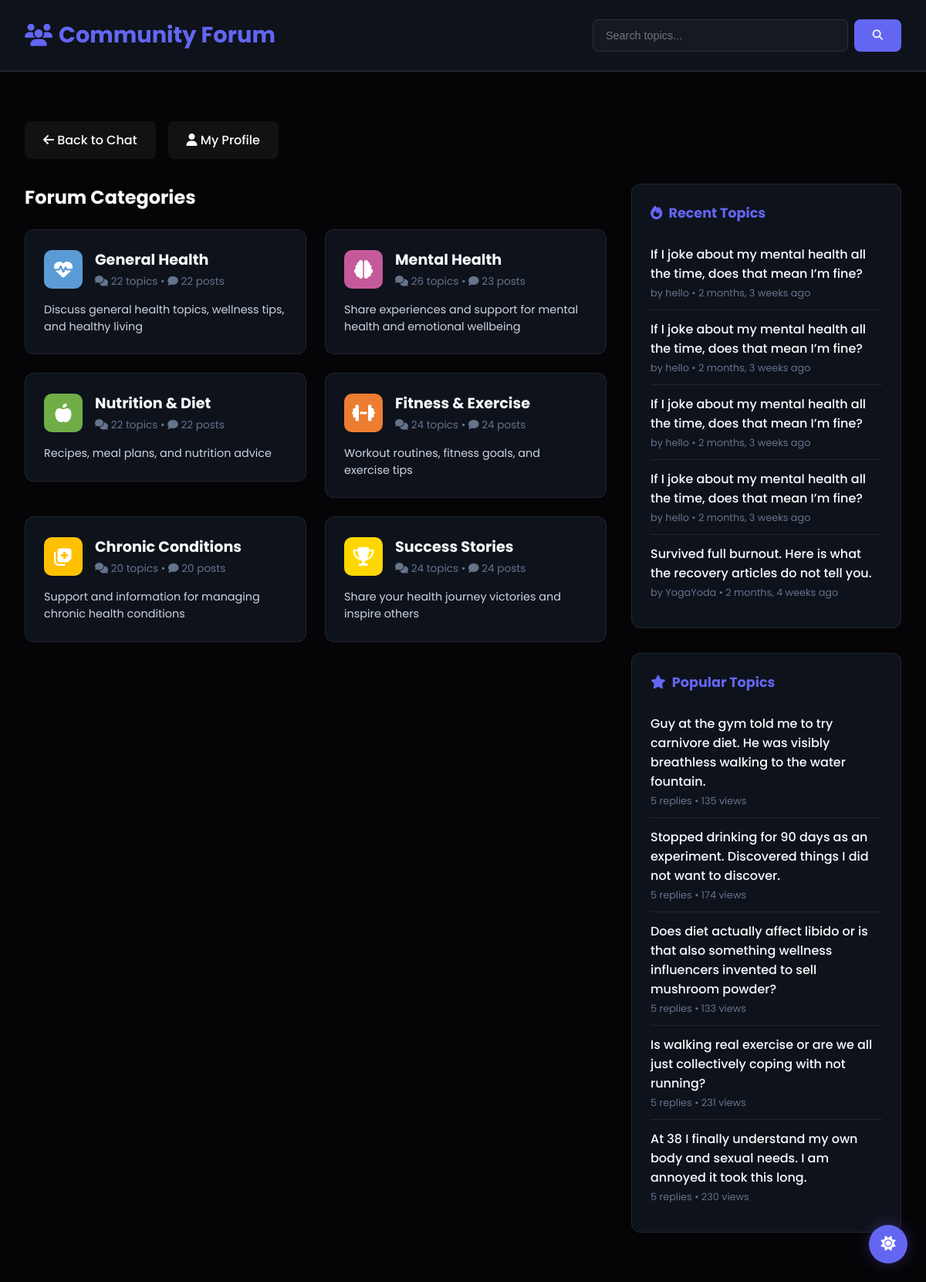
The app's page /community/ (signed in), older data.
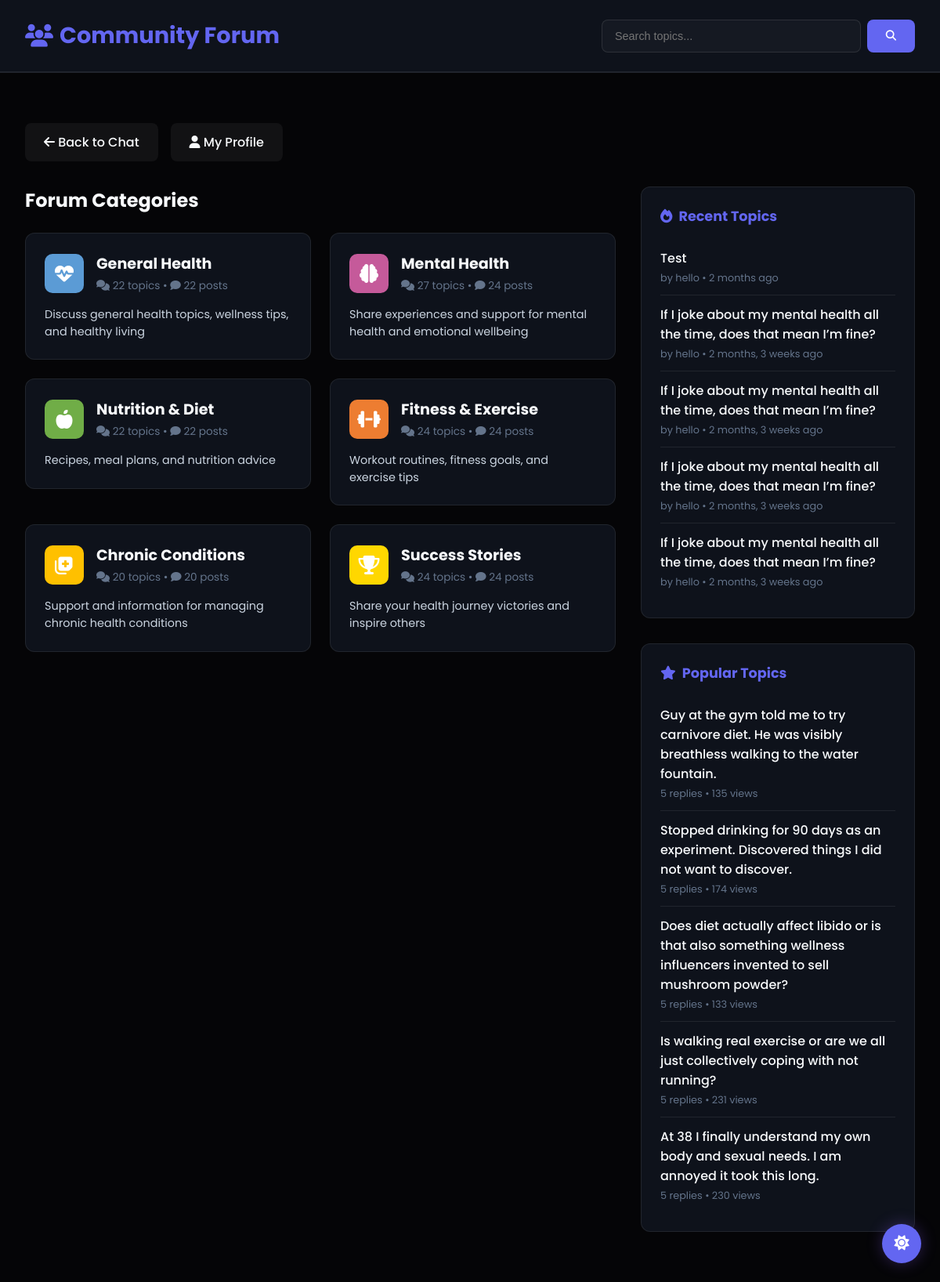
The same page, newer data.
### community/models.py (models this page shows, shortened)
class ForumCategory(models.Model):
    name = models.CharField(max_length=100)
    description = models.TextField(blank=True)
    icon = models.CharField(max_length=50, default='fa-comments')  # FontAwesome icon class
    color = models.CharField(max_length=7, default='#3AAFA9')  # Hex color
    created_at = models.DateTimeField(auto_now_add=True)
    order = models.IntegerField(default=0)  # For custom ordering
    class Meta:
        verbose_name_plural = 'Forum Categories'
        ordering = ['order', 'name']

class ForumTopic(models.Model):
    id = models.UUIDField(primary_key=True, default=uuid.uuid4, editable=False)
    category = models.ForeignKey(ForumCategory, on_delete=models.CASCADE, related_name='topics')
    author = models.ForeignKey(User, on_delete=models.CASCADE, related_name='forum_topics')
    title = models.CharField(max_length=200)
    content = models.TextField()
    created_at = models.DateTimeField(auto_now_add=True)
    updated_at = models.DateTimeField(auto_now=True)
    is_pinned = models.BooleanField(default=False)  # Pinned topics appear first
    is_locked = models.BooleanField(default=False)  # Locked topics can't receive replies
    views = models.IntegerField(default=0)
    class Meta:
        ordering = ['-is_pinned', '-updated_at']

### accounts/models.py (models this page shows, shortened)
class CustomUser(AbstractUser, PermissionsMixin):
    email = models.EmailField(unique=True)
    USERNAME_FIELD = 'username'
    REQUIRED_FIELDS = ['email']

### community/views.py (the view)
# urls.py: path('', views.forum_home, name='forum_home'),
@login_required
def forum_home(request):
    categories = ForumCategory.objects.annotate(
        topic_count=Count('topics'),
        reply_count=Count('topics__replies')
    ).all()
    recent_topics = ForumTopic.objects.select_related('author', 'category').order_by('-created_at')[:5]
    popular_topics = ForumTopic.objects.annotate(
        reply_count=Count('replies')
    ).order_by('-reply_count')[:5]
    context = {
        'categories': categories,
        'recent_topics': recent_topics,
        'popular_topics': popular_topics,
    }
    return render(request, 'community/forum_home.html', context)

### templates/community/forum_home.html (shortened to what the changed rows need)
{% load static %}
<!DOCTYPE html>
<html lang="en">
<head>
    <link rel="stylesheet" href="https://cdnjs.cloudflare.com/ajax/libs/font-awesome/6.5.0/css/all.min.css">
    <link rel="stylesheet" href="{% static 'health_assistant/css/dark-mode.css' %}">
</head>
<body>
    <div class="header">
        <div class="header-content">
            <h1><i class="fas fa-users"></i> Community Forum</h1>
        </div>
    </div>
    <div class="container">
        <div class="grid-layout">
            <div class="main-content">
                <h2 style="margin-bottom: 1.5rem; font-size: 1.5rem;">Forum Categories</h2>
                <div class="categories-grid">
                    {% for category in categories %}
                    <a href="{% url 'category_view' category.id %}" style="text-decoration: none; color: inherit;">
                        <div class="category-card">
                            <div class="category-header">
                                <div class="category-icon" style="background: {{ category.color }};">
                                    <i class="{{ category.icon }}"></i>
                                </div>
                                <div class="category-info">
                                    <h3>{{ category.name }}</h3>
                                    <div class="category-stats">
                                        <i class="fas fa-comments"></i> {{ category.topic_count }} topics •
                                        <i class="fas fa-comment"></i> {{ category.reply_count }} posts
                                    </div>
                                </div>
                            </div>
                            <p class="category-description">{{ category.description }}</p>
                        </div>
                    </a>
                    {% empty %}
                    <p style="color: var(--text-tertiary); font-style: italic;">No categories yet. Check back soon!</p>
                    {% endfor %}
                </div>
            </div>
            <aside>
                <div class="sidebar-section">
                    <ul class="topic-list">
                        {% for topic in recent_topics %}
                        <li class="topic-item">
                            <a href="{% url 'topic_view' topic.id %}">{{ topic.title }}</a>
                            <div class="topic-meta">
                                by {{ topic.author.username }} • {{ topic.created_at|timesince }} ago
                            </div>
                        </li>
                        {% empty %}
                        <li style="color: var(--text-tertiary); font-style: italic;">No topics yet</li>
                        {% endfor %}
                    </ul>
                </div>
                <div class="sidebar-section">
                    <ul class="topic-list">
                        {% for topic in popular_topics %}
                        <li class="topic-item">
                            <a href="{% url 'topic_view' topic.id %}">{{ topic.title }}</a>
                            <div class="topic-meta">
                                {{ topic.reply_count }} replies • {{ topic.views }} views
                            </div>
                        </li>
                        {% empty %}
                        <li style="color: var(--text-tertiary); font-style: italic;">No topics yet</li>
                        {% endfor %}
                    </ul>
                </div>
            </aside>
        </div>
    </div>
</body>
</html>

Row changes from the older to the newer data that the page shows:
no longer on this page (row unchanged): ForumTopic: title "Survived full burnout. Here is what the recovery articles do not tell you.", author.username "YogaYoda", created_at "2 months, 4 weeks", shown under "Recent Topics"
computed for ForumCategory "Mental Health": topic_count "26" → "27"; reply_count "23" → "24"
added ForumTopic: title "Test", author.username "hello", created_at "2 months", shown under "Recent Topics"
